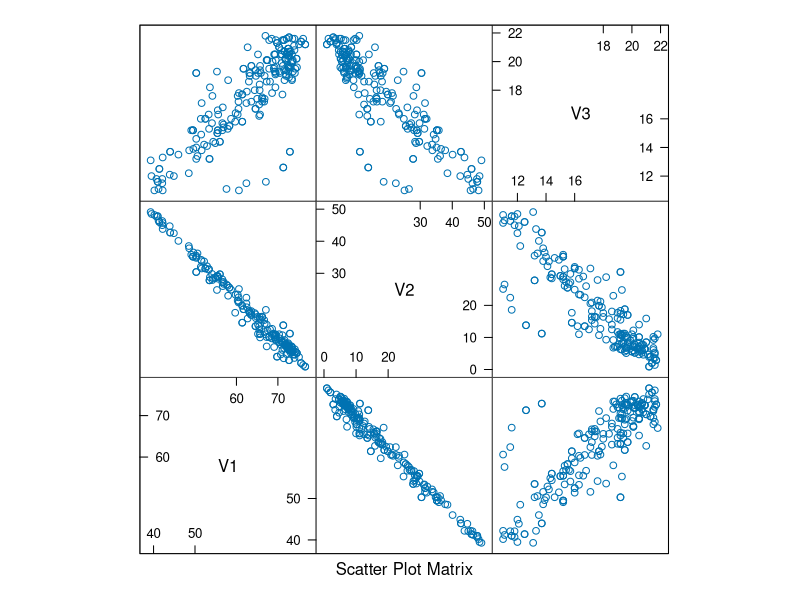
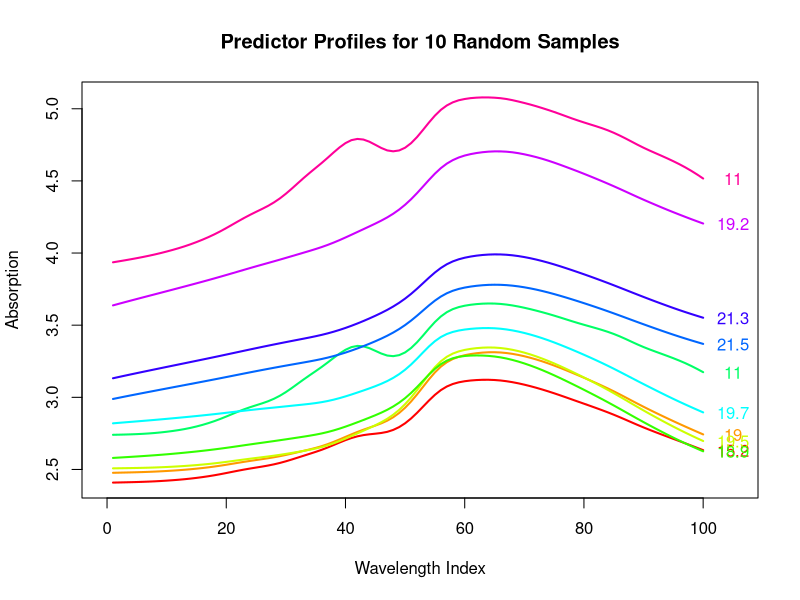

These charts were generated, in order, by the following R code:
library(caret)


### Name: tecator
### Title: Fat, Water and Protein Content of Meat Samples
### Aliases: tecator absorp endpoints
### Keywords: datasets

### ** Examples


data(tecator)

splom(~endpoints)

# plot 10 random spectra
set.seed(1)
inSubset <- sample(1:dim(endpoints)[1], 10)

absorpSubset <- absorp[inSubset,]
endpointSubset <- endpoints[inSubset, 3]

newOrder <- order(absorpSubset[,1])
absorpSubset <- absorpSubset[newOrder,]
endpointSubset <- endpointSubset[newOrder]

plotColors <- rainbow(10)

plot(absorpSubset[1,],
     type = "n",
     ylim = range(absorpSubset),
     xlim = c(0, 105),
     xlab = "Wavelength Index",
     ylab = "Absorption")

for(i in 1:10)
{
   points(absorpSubset[i,], type = "l", col = plotColors[i], lwd = 2)
   text(105, absorpSubset[i,100], endpointSubset[i], col = plotColors[i])
}
title("Predictor Profiles for 10 Random Samples")
